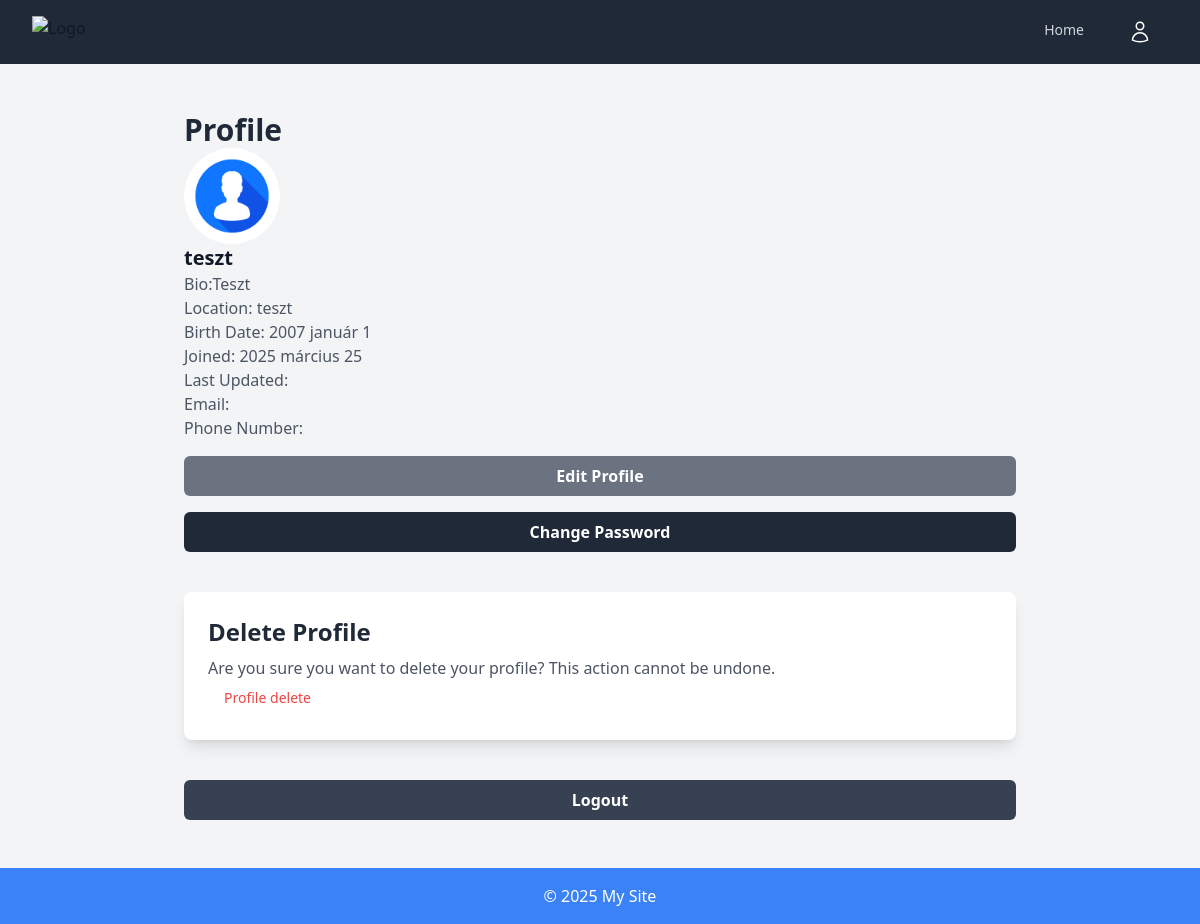
The page /profile (signed in) on the database as committed earlier.
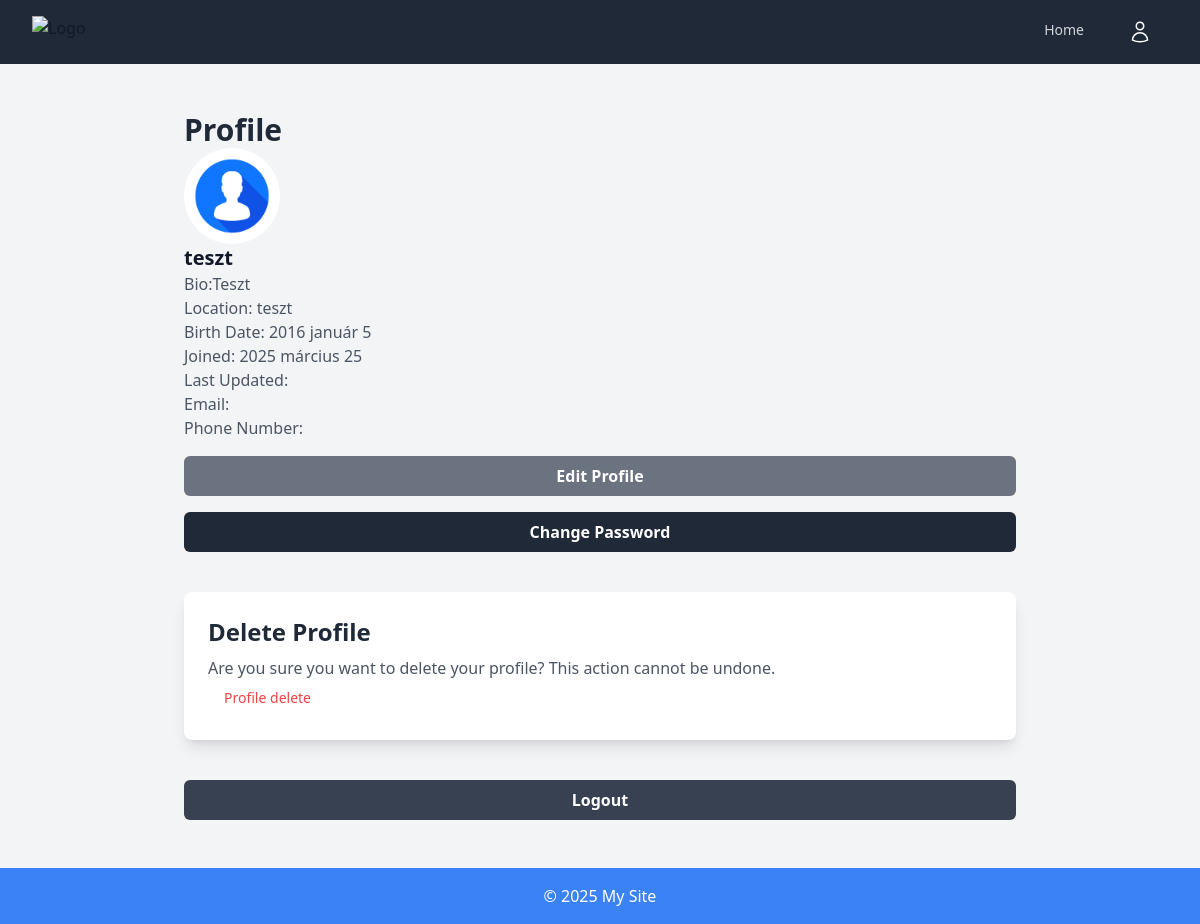
The same page on the database as committed later.
### accounts/models.py (models this page shows, shortened)
class Profile(models.Model):
    user = models.OneToOneField(User, on_delete=models.CASCADE)
    bio = models.TextField(max_length=500, blank=True)
    location = models.CharField(max_length=30, blank=True)
    birth_date = models.DateField(null=True, blank=True)
    profile_picture = models.ImageField(upload_to='profile_pics/', default='profile_pics/default.jpg', blank=True, null=True)
    phone_number = models.CharField(max_length=15, blank=True)

### accounts/views.py (the view, shortened to what this page needs)
# urls.py: path('profile', views.edit_profile, name='profile'),
@login_required
def edit_profile(request):
    profile = get_object_or_404(Profile, user=request.user)
    password_form = PasswordChangeForm(user=request.user, data=request.POST)
    if 'old_password' in request.POST and 'new_password1' in request.POST and 'new_password2' in request.POST:
        if password_form.is_valid():
            user = password_form.save()
            update_session_auth_hash(request, user)
            messages.success(request, 'Jelszó sikeresen frissítve.')
            return redirect('profile')
        else:
            messages.error(request, 'Hiba történt a jelszó frissítése közben.')
    else:
        password_form = PasswordChangeForm(user=request.user)
    return render(request, 'profile/profile.html', {
        'profile': profile,
        'password_form': password_form
    })

### accounts/templates/profile/profile.html (shortened to what this page needs)
{% extends 'base.html' %}
{% block content %}
    <div class="max-w-4xl mx-auto px-4 sm:px-6 lg:px-8 py-8">
        <h1 class="text-3xl font-semibold text-gray-800">Profile</h1>
        <div class="profile-container">
            <img src="{{ profile.profile_picture.url }}" alt="Profile Picture" class="w-24 h-24 rounded-full">
            <h2 class="text-xl font-bold">
                {% if profile.user.first_name %}
                    {{ profile.user.first_name }} {{ profile.user.last_name }}
                {% else %}
                    {{ profile.user.username }}
                {% endif %}
            </h2>
            <p class="text-gray-600">Bio:{{ profile.bio }}</p>
            <p class="text-gray-600">Location: {{ profile.location }}</p>
            <p class="text-gray-600">Birth Date: {{ profile.birth_date|date:"Y F j" }}</p>
            <p class="text-gray-600">Joined: {{ profile.user.date_joined|date:"Y F j" }}</p>
            <p class="text-gray-600">Last Updated: {{ profile.updated_at|date:"F j, Y" }}</p>
            <p class="text-gray-600">Email: {{ user.email }}</p>
            <p class="text-gray-600">Phone Number: {{ profile.phone_number }}</p>
        </div>
        <button type="button" id="edit-btn" class="mt-4 w-full py-2 bg-gray-500 text-white rounded-md hover:bg-gray-600 focus:outline-none focus:ring-2 focus:ring-gray-400">
            Edit Profile
        </button>
        <button id="change-password-button" type="button" class="w-full py-2 mt-4 bg-gray-800 text-white rounded-md hover:bg-gray-900 focus:outline-none focus:ring-2 focus:ring-gray-500">
        Change Password
        </button>
        <div class="mt-10 bg-white p-6 rounded-lg shadow-lg">
            <h2 class="text-2xl font-semibold text-gray-800">Delete Profile</h2>
            <p class="text-gray-600 mt-2">Are you sure you want to delete your profile? This action cannot be undone.</p>
            <a href="{% url 'delete_profile' %}" class="text-red-500 block px-4 py-2 text-sm">Profile delete</a>
        </div>
        <div class="mt-10">
            <form action="{% url 'logout' %}" method="post" class="w-full">
                <button type="submit" class="w-full py-2 bg-gray-700 text-white rounded-md hover:bg-gray-800 focus:outline-none focus:ring-2 focus:ring-gray-500">Logout</button>
            </form>
        </div>
    </div>
{% endblock %}

### theme/templates/base.html (shortened to what this page needs)
<!DOCTYPE html>
<html lang="hu">
<head>
    {% load static tailwind_tags %}
    {% load form_tags %}
    {% tailwind_css %}
</head>
<body class="bg-gray-100 text-gray-900">
    <nav class="bg-gray-800">
        <div class="mx-auto max-w-7xl px-2 sm:px-6 lg:px-8">
            <div class="relative flex h-16 items-center justify-between">
                <div class="flex flex-1 items-center justify-center sm:items-stretch sm:justify-start">
                    <div class="flex shrink-0 items-center">
                        <img class="h-8 w-auto" src="https://tailwindcss.com/plus-assets/img/logos/mark.svg?color=indigo&shade=500" alt="Logo">
                    </div>
                </div>
                <div class="hidden sm:block sm:ml-6">
                    <div class="flex space-x-4">
                        <a href="{% url 'home' %}" class="rounded-md px-3 py-2 text-sm font-medium text-gray-300 hover:bg-gray-700 hover:text-white">Home</a>
                        {% if request.user.is_authenticated %}
                            <div class="relative">
                                <button type="button" id="profile-menu-button" class="flex items-center space-x-2 py-2 px-4 bg-gray-800 text-white rounded-md hover:bg-gray-700 focus:outline-none focus:ring-2 focus:ring-gray-500">
                                </button>
                            </div>
                        {% else %}
                            <a href="{% url 'register' %}" class="rounded-md px-3 py-2 text-sm font-medium text-gray-300 hover:bg-gray-700 hover:text-white">Register</a>
                            <a href="{% url 'login' %}" class="rounded-md px-3 py-2 text-sm font-medium text-gray-300 hover:bg-gray-700 hover:text-white">Login</a>
                        {% endif %}
                    </div>
                </div>
            </div>
        </div>
    </nav>
    <main class="p-4">
        {% block content %}
        {% endblock %}
    </main>
    <footer class="bg-blue-500 text-white p-4 text-center">
        <p>&copy; 2025 My Site</p>
    </footer>
</body>
</html>

Rows that differ between the two databases and show on the page:
changed Profile "Teszt": birth_date "2007 január 1" → "2016 január 5"
